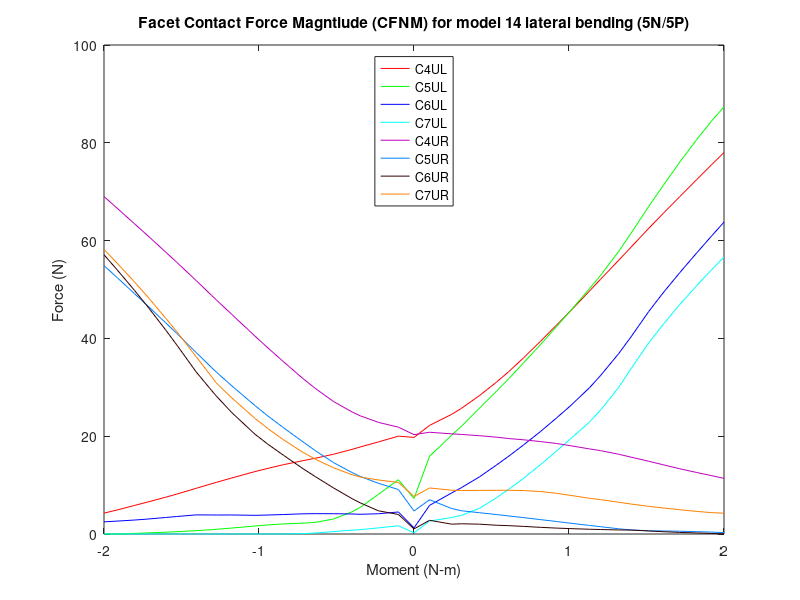

This chart was generated by the following MATLAB code:
%% Facet contact force magnitude (N)
% model14_LatSlide_NoTether/5n & 5p
clear all;
%% 5P
figure (26)

c4ulxp=[2 2.05026 2.12154 2.15397 2.21175 2.26507 2.30594 2.35377 2.40753 2.45988 2.50332 2.56615 2.60113 2.66023 2.70008 2.7573 2.80337 2.85729 2.91233 2.96086 3]-2;
c4ulyp=[19.7539 22.2098 24.4716 25.7324 28.3399 31.0036 33.223 36.0435 39.3734 42.7296 45.5132 49.6891 52.0521 55.9748 58.6548 62.5187 65.5224 68.9958 72.498 75.5794 78.0058 ];

c4urxp=[2 2.05026 2.12154 2.15397 2.21175 2.26507 2.30594 2.35377 2.40753 2.45988 2.50332 2.56615 2.60113 2.66023 2.70008 2.7573 2.80337 2.85729 2.91233 2.96086 3]-2;
c4uryp=[20.3207 20.8062 20.4845 20.3554 20.1003 19.8044 19.5196 19.2649 18.9044 18.5084 18.0721 17.4015 17.0596 16.3123 15.72 14.8743 14.1626 13.3428 12.5722 11.9234 11.3796];

c5ulxp=[2 2.05026 2.12154 2.15397 2.21175 2.26507 2.30594 2.35377 2.40753 2.45988 2.50332 2.56615 2.60113 2.66023 2.70008 2.7573 2.80337 2.85729 2.91233 2.96086 3]-2;
c5ulyp=[7.26002 15.9005 20.2089 22.0958 25.7739 29.145 31.7715 35.0288 38.6966 42.4292 45.5351 50.1598 52.8267 57.784 61.4887 67.0056 71.2208 76.0374 80.6912 84.5397 87.3611 ];

c5urxp=[2 2.05026 2.12154 2.15397 2.21175 2.26507 2.30594 2.35377 2.40753 2.45988 2.50332 2.56615 2.60113 2.66023 2.70008 2.7573 2.80337 2.85729 2.91233 2.96086 3]-2;
c5uryp=[4.70891 7.00919 5.21453 4.7496 4.34653 3.9881 3.68819 3.34821 2.94681 2.55608 2.21385 1.75213 1.50116 1.06812 0.827225 0.662722 0.623596 0.569656 0.476573 0.388454 0.294985  ];

c6ulxp=[2 2.05026 2.12154 2.15397 2.21175 2.26507 2.30594 2.35377 2.40753 2.45988 2.50332 2.56615 2.60113 2.66023 2.70008 2.7573 2.80337 2.85729 2.91233 2.96086 3]-2;
c6ulyp=[1.25371 5.85782 8.40089 9.51431 11.7113 14.0573 15.93 18.2388 20.9283 23.7404 26.1384 29.9174 32.3546 36.8913 40.316 45.5083 49.2962 53.448 57.5077 61.0147 63.7712];

c6urxp=[2 2.05026 2.12154 2.15397 2.21175 2.26507 2.30594 2.35377 2.40753 2.45988 2.50332 2.56615 2.60113 2.66023 2.70008 2.7573 2.80337 2.85729 2.91233 2.96086 3]-2;
c6uryp=[1.04329 2.80029 2.01139 2.08964 2.00947 1.79444 1.70695 1.55406 1.36424 1.2083 1.1056 0.971496 0.918976 0.829551 0.806439 0.620713 0.465285 0.328583 0.2126 0.113455 0.0362551];

c7ulxp=[2 2.05026 2.12154 2.15397 2.21175 2.26507 2.30594 2.35377 2.40753 2.45988 2.50332 2.56615 2.60113 2.66023 2.70008 2.7573 2.80337 2.85729 2.91233 2.96086 3]-2;
c7ulyp=[0.234852 2.65394 3.37064 3.82831 5.27883 7.37642 9.16105 11.4157 14.1496 16.9815 19.3799 22.8903 25.2945 29.9682 33.8007 39.0809 42.8155 46.9395 50.8225 54.1 56.6347];

c7urxp=[2 2.05026 2.12154 2.15397 2.21175 2.26507 2.30594 2.35377 2.40753 2.45988 2.50332 2.56615 2.60113 2.66023 2.70008 2.7573 2.80337 2.85729 2.91233 2.96086 3]-2;
c7uryp=[7.67754 9.41459 8.94968 8.89792 8.91909 8.93291 8.9491 8.8815 8.69205 8.31661 7.91135 7.30132 7.03808 6.5002 6.12855 5.65813 5.32802 4.96441 4.61812 4.36794 4.2434];

%% 5N

c4ulxn=-1*[2 2.05026 2.11433 2.17371 2.20007 2.2594 2.31877 2.36096 2.42034 2.47043 2.5127 2.58779 2.63779 2.65263 2.70273 2.76565 2.80142 2.8609 2.90157 2.95756 3]+2;
c4ulyn=[19.7539 20.0143 18.8425 17.793 17.3042 16.313 15.4934 14.9591 14.1863 13.4357 12.7693 11.4628 10.5522 10.2823 9.34278 8.15246 7.51958 6.50621 5.84473 4.91963 4.27183];

c4urxn=-1*[2 2.05026 2.11433 2.17371 2.20007 2.2594 2.31877 2.36096 2.42034 2.47043 2.5127 2.58779 2.63779 2.65263 2.70273 2.76565 2.80142 2.8609 2.90157 2.95756 3]+2;
c4uryn=[20.3207 21.8456 22.8179 24.1764 24.9679 27.0836 29.788 31.9295 35.1978 38.0062 40.4496 44.9081 47.8888 48.7742 51.8368 55.5863 57.6707 61.1285 63.435 66.6228 69.0087  ];

c5ulxn=-1*[2 2.05026 2.11433 2.17371 2.20007 2.2594 2.31877 2.36096 2.42034 2.47043 2.5127 2.58779 2.63779 2.65263 2.70273 2.76565 2.80142 2.8609 2.90157 2.95756 3]+2;
c5ulyn=[7.26002 11.0969 8.13354 5.43395 4.53231 3.06538 2.37371 2.21549 2.06521 1.85995 1.63709 1.22002 0.962172 0.891708 0.684061 0.470936 0.3693 0.221366 0.129242 0.00381397 0.0023551];

c5urxn=-1*[2 2.05026 2.11433 2.17371 2.20007 2.2594 2.31877 2.36096 2.42034 2.47043 2.5127 2.58779 2.63779 2.65263 2.70273 2.76565 2.80142 2.8609 2.90157 2.95756 3]+2;
c5uryn=[4.70891 9.09208 10.3635 11.7731 12.5775 14.5958 17.0604 18.9681 21.7021 24.0859 26.2492 30.2994 33.1292 34.0166 37.1163 41.0424 43.214 46.7645 49.1496 52.436 54.8902];

c6ulxn=-1*[2 2.05026 2.11433 2.17371 2.20007 2.2594 2.31877 2.36096 2.42034 2.47043 2.5127 2.58779 2.63779 2.65263 2.70273 2.76565 2.80142 2.8609 2.90157 2.95756 3]+2;
c6ulyn=[1.25371 4.50733 4.14252 4.03142 4.09302 4.15116 4.15698 4.12305 3.98523 3.88448 3.81609 3.89039 3.88492 3.8945 3.91164 3.57466 3.37236 3.04712 2.85609 2.63723 2.48713];

c6urxn=-1*[2 2.05026 2.11433 2.17371 2.20007 2.2594 2.31877 2.36096 2.42034 2.47043 2.5127 2.58779 2.63779 2.65263 2.70273 2.76565 2.80142 2.8609 2.90157 2.95756 3]+2;
c6uryn=[1.04329 3.99612 4.73692 6.37674 7.23726 9.4178 11.754 13.4812 16.0731 18.3183 20.3913 24.8264 28.2283 29.3197 33.1534 38.7008 41.7608 46.6405 49.8185 54.0232 57.0997 ];

c7ulxn=-1*[2 2.05026 2.11433 2.17371 2.20007 2.2594 2.31877 2.36096 2.42034 2.47043 2.5127 2.58779 2.63779 2.65263 2.70273 2.76565 2.80142 2.8609 2.90157 2.95756 3]+2;
c7ulyn=[0.234852 1.68993 1.25165 0.880332 0.787302 0.492868 0.197515 0.0736718 0.00543108 0.00496533 0.00468078 0.00428167 0.00402263 0.00390117 0.00365183 0.00339247 0.00326428 0.00308431 0.00297071 0.00282317 0.00272732 ];

c7urxn=-1*[2 2.05026 2.11433 2.17371 2.20007 2.2594 2.31877 2.36096 2.42034 2.47043 2.5127 2.58779 2.63779 2.65263 2.70273 2.76565 2.80142 2.8609 2.90157 2.95756 3]+2;
c7uryn=[7.67754 10.5529 11.0397 11.6547 12.1296 13.5427 15.3108 16.807 19.2403 21.5212 23.624 27.8334 30.8888 32.149 36.2613 41.4221 44.1675 48.6373 51.5389 55.3793 58.1977 ];
%% left

c4xl=2*[flip(c4ulxn(2:21)),c4ulxp];
c4yl=[flip(c4ulyn(2:21)),c4ulyp];
a=plot(c4xl,c4yl,'r');
hold on

c5xl=2*[flip(c5ulxn(2:21)),c5ulxp];
c5yl=[flip(c5ulyn(2:21)),c5ulyp];
b=plot(c5xl,c5yl,'g');
hold on

c6xl=2*[flip(c6ulxn(2:21)),c6ulxp];
c6yl=[flip(c6ulyn(2:21)),c6ulyp];
c=plot(c6xl,c6yl,'b');
hold on

c7xl=2*[flip(c7ulxn(2:21)),c7ulxp];
c7yl=[flip(c7ulyn(2:21)),c7ulyp];
d=plot(c7xl,c7yl,'c');
hold on
%% Right

c4xr=2*[flip(c4urxn(2:21)),c4urxp];
c4yr=[flip(c4uryn(2:21)),c4uryp];
e=plot(c4xr,c4yr,'color',[0.75, 0, 0.75]);
hold on

c5xr=2*[flip(c5urxn(2:21)),c5urxp];
c5yr=[flip(c5uryn(2:21)),c5uryp];
f=plot(c5xr,c5yr,'color',[0 0.5 1]);
hold on

c6xr=2*[flip(c6urxn(2:21)),c6urxp];
c6yr=[flip(c6uryn(2:21)),c6uryp];
g=plot(c6xr,c6yr,'color',[0.2 0 0]);
hold on

c7xr=2*[flip(c7urxn(2:21)),c7urxp];
c7yr=[flip(c7uryn(2:21)),c7uryp];
h=plot(c7xr,c7yr,'color',[1 .5 0]);

leg=[a,b,c,d,e,f,g,h];
title('Facet Contact Force Magntiude (CFNM) for model 14 lateral bending (5N/5P)')
xlabel('Moment (N-m)')
ylabel('Force (N)')
legend(leg,'C4UL','C5UL','C6UL','C7UL','C4UR','C5UR','C6UR','C7UR','location','north')
